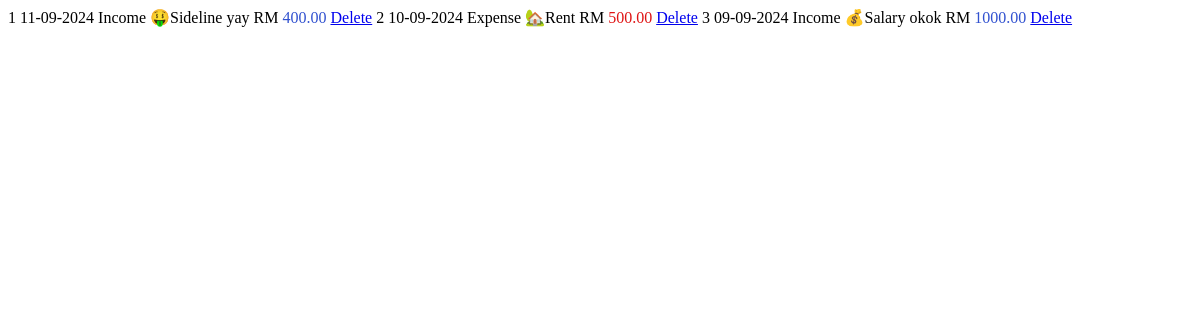
Before: /default_table with the older database file.
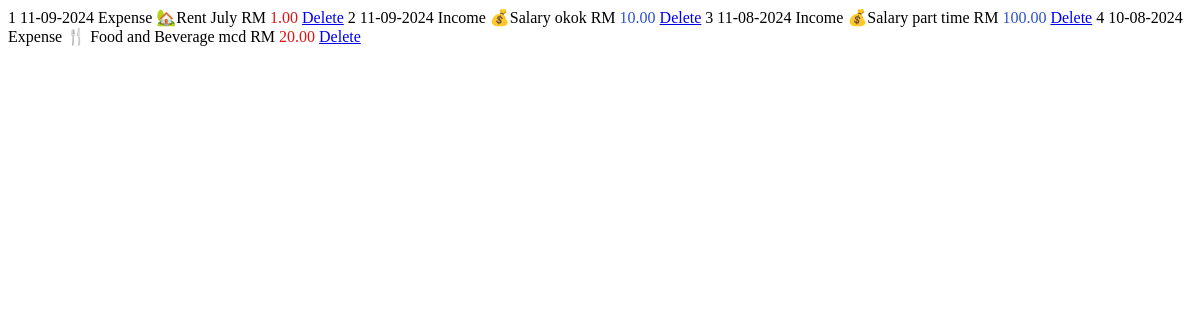
After: the same page with the newer database file.
### application/models.py (models this page shows, shortened)
class add_incomes(db.Model):
    id = db.Column(db.Integer, primary_key=True)
    amount = db.Column(db.Double, nullable=False)
    category = db.Column(db.String(30),nullable=False)
    date = db.Column(db.DateTime, nullable=False)
    type = db.Column(db.String(10), nullable=False, default= 'Income')
    nota = db.Column(db.String(15))

class add_expenses(db.Model):
    id = db.Column(db.Integer, primary_key=True)
    amount = db.Column(db.Double, nullable=False)
    category = db.Column(db.String(30),nullable=False)
    date = db.Column(db.DateTime, nullable=False)
    type = db.Column(db.String(10), nullable=False, default= 'Expense')
    nota = db.Column(db.String(15))

### application/routes.py (the view)
@app.route('/default_table')
def default_table():
    expenses = add_expenses.query.order_by(add_expenses.date.desc()).all()
    incomes = add_incomes.query.order_by(add_incomes.date.desc()).all()
    entries = []
    for expense in expenses:
        entries.append({
            'id': expense.id,
            'date': expense.date,
            'type': expense.type,
            'category': expense.category,  # Assuming a category field exists
            'amount': expense.amount,
            'nota': expense.nota
        })
    for income in incomes:
        entries.append({
            'id': income.id,
            'date': income.date,
            'type': income.type,
            'category': income.category,  # Assuming the source acts as a category
            'amount': income.amount,
            'nota': income.nota
        })
    entries.sort(key=lambda x: x['date'], reverse=True)
    return render_template('default_table.html', entries=entries)

### application/templates/default_table.html
{% for entry in entries %}
<tr>
    <th scope="row">{{loop.index}}</th>
    <td>{{entry.date.strftime("%d-%m-%Y")}}</td>
    <td>{{entry.type}}</td>
    <td>{{entry.category }}</td>
    <td>{{entry.nota }}</td>
    {% if entry.type == 'Expense' %}
    <td class="amount-field">RM <span style="color: rgb(223, 20, 20);">{{ "{:.2f}".format(entry.amount) }}</span></td>
    {% else %}
    <td class="amount-field">RM <span style="color: rgb(49, 81, 207);">{{ "{:.2f}".format(entry.amount) }}</span></td>
    {% endif %}
    <td><a href="{{ url_for('delete', entry_id = entry.id, entry_type = entry.type, next =url_for('index') ) }}"  class="btn btn-outline-danger btn-sm">Delete</a></td>
</tr>
{% endfor %}

Changed rows visible on the page:
removed add_incomes: date "11-09-2024", type "Income", category "🤑Sideline", nota "yay", amount "400.00"
removed add_expenses: date "10-09-2024", type "Expense", category "🏡Rent", amount "500.00"
removed add_incomes: date "09-09-2024", type "Income", category "💰Salary", nota "okok", amount "1000.00"
added add_expenses: date "11-09-2024", type "Expense", category "🏡Rent", nota "July", amount "1.00"
added add_incomes: date "11-09-2024", type "Income", category "💰Salary", nota "okok", amount "10.00"
added add_incomes: date "11-08-2024", type "Income", category "💰Salary", nota "part time", amount "100.00"
added add_expenses: date "10-08-2024", type "Expense", category "🍴 Food and Beverage", nota "mcd", amount "20.00"
